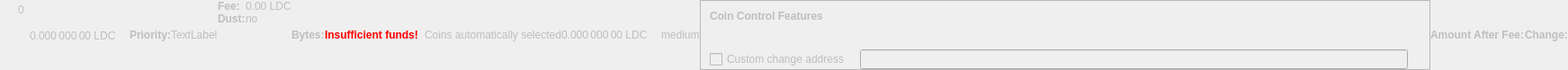
    <widget class="QWidget" name="dummyHideWidget" native="true">
     <property name="enabled">
      <bool>false</bool>
     </property>
     <property name="maximumSize">
      <size>
       <width>100</width>
       <height>22</height>
      </size>
     </property>
     <layout class="QHBoxLayout" name="dummyHideLayout">
      <property name="spacing">
       <number>0</number>
      </property>
      <property name="margin">
       <number>0</number>
      </property>
      <item>
       <layout class="QFormLayout" name="formLayoutCoinControl1">
        <property name="horizontalSpacing">
         <number>10</number>
        </property>
        <property name="verticalSpacing">
         <number>14</number>
        </property>
        <property name="leftMargin">
         <number>10</number>
        </property>
        <property name="topMargin">
         <number>4</number>
        </property>
        <property name="rightMargin">
         <number>6</number>
        </property>
        <item row="0" column="1">
         <widget class="QLabel" name="labelCoinControlBytes">
          <property name="cursor">
           <cursorShape>IBeamCursor</cursorShape>
          </property>
          <property name="contextMenuPolicy">
           <enum>Qt::ActionsContextMenu</enum>
          </property>
          <property name="text">
           <string notr="true">0</string>
          </property>
          <property name="textInteractionFlags">
           <set>Qt::LinksAccessibleByMouse|Qt::TextSelectableByKeyboard|Qt::TextSelectableByMouse</set>
          </property>
         </widget>
        </item>
       </layout>
      </item>
      <item>
       <widget class="QLabel" name="labelCoinControlAfterFee">
        <property name="enabled">
         <bool>false</bool>
        </property>
        <property name="sizePolicy">
         <sizepolicy hsizetype="Fixed" vsizetype="Fixed">
          <horstretch>0</horstretch>
          <verstretch>0</verstretch>
         </sizepolicy>
        </property>
        <property name="minimumSize">
         <size>
          <width>111</width>
          <height>12</height>
         </size>
        </property>
        <property name="maximumSize">
         <size>
          <width>111</width>
          <height>12</height>
         </size>
        </property>
        <property name="cursor">
         <cursorShape>IBeamCursor</cursorShape>
        </property>
        <property name="contextMenuPolicy">
         <enum>Qt::ActionsContextMenu</enum>
        </property>
        <property name="text">
         <string notr="true">0.000 000 00 LDC</string>
        </property>
        <property name="textInteractionFlags">
         <set>Qt::LinksAccessibleByMouse|Qt::TextSelectableByKeyboard|Qt::TextSelectableByMouse</set>
        </property>
       </widget>
      </item>
      <item>
       <widget class="QLabel" name="labelCoinControlPriorityText">
        <property name="enabled">
         <bool>false</bool>
        </property>
        <property name="font">
         <font>
          <weight>75</weight>
          <bold>true</bold>
         </font>
        </property>
        <property name="text">
         <string>Priority:</string>
        </property>
       </widget>
      </item>
      <item>
       <layout class="QHBoxLayout" name="horizontalLayout">
        <item>
         <widget class="QLabel" name="WarningLabel">
          <property name="text">
           <string>TextLabel</string>
          </property>
         </widget>
        </item>
       </layout>
      </item>
      <item>
       <layout class="QFormLayout" name="formLayoutCoinControl3">
        <property name="horizontalSpacing">
         <number>0</number>
        </property>
        <property name="verticalSpacing">
         <number>0</number>
        </property>
        <property name="leftMargin">
         <number>0</number>
        </property>
        <property name="topMargin">
         <number>0</number>
        </property>
        <property name="rightMargin">
         <number>0</number>
        </property>
        <item row="0" column="0">
         <widget class="QLabel" name="labelCoinControlFeeText">
          <property name="enabled">
           <bool>false</bool>
          </property>
          <property name="font">
           <font>
            <weight>75</weight>
            <bold>true</bold>
           </font>
          </property>
          <property name="text">
           <string>Fee:</string>
          </property>
          <property name="margin">
           <number>0</number>
          </property>
         </widget>
        </item>
        <item row="0" column="1">
         <widget class="QLabel" name="labelCoinControlFee">
          <property name="enabled">
           <bool>false</bool>
          </property>
          <property name="cursor">
           <cursorShape>IBeamCursor</cursorShape>
          </property>
          <property name="contextMenuPolicy">
           <enum>Qt::ActionsContextMenu</enum>
          </property>
          <property name="text">
           <string notr="true">0.00 LDC</string>
          </property>
          <property name="textInteractionFlags">
           <set>Qt::LinksAccessibleByMouse|Qt::TextSelectableByKeyboard|Qt::TextSelectableByMouse</set>
          </property>
         </widget>
        </item>
        <item row="1" column="0">
         <widget class="QLabel" name="labelCoinControlLowOutputText">
          <property name="enabled">
           <bool>false</bool>
          </property>
          <property name="font">
           <font>
            <weight>75</weight>
            <bold>true</bold>
           </font>
          </property>
          <property name="text">
           <string>Dust:</string>
          </property>
         </widget>
        </item>
        <item row="1" column="1">
         <widget class="QLabel" name="labelCoinControlLowOutput">
          <property name="enabled">
           <bool>false</bool>
          </property>
          <property name="cursor">
           <cursorShape>IBeamCursor</cursorShape>
          </property>
          <property name="contextMenuPolicy">
           <enum>Qt::ActionsContextMenu</enum>
          </property>
          <property name="text">
           <string>no</string>
          </property>
          <property name="textInteractionFlags">
           <set>Qt::LinksAccessibleByMouse|Qt::TextSelectableByKeyboard|Qt::TextSelectableByMouse</set>
          </property>
         </widget>
        </item>
       </layout>
      </item>
      <item>
       <widget class="QLabel" name="labelCoinControlBytesText">
        <property name="enabled">
         <bool>false</bool>
        </property>
        <property name="font">
         <font>
          <weight>75</weight>
          <bold>true</bold>
         </font>
        </property>
        <property name="text">
         <string>Bytes:</string>
        </property>
       </widget>
      </item>
      <item>
       <layout class="QFormLayout" name="formLayoutCoinControl2">
        <property name="horizontalSpacing">
         <number>0</number>
        </property>
        <property name="verticalSpacing">
         <number>0</number>
        </property>
        <property name="leftMargin">
         <number>0</number>
        </property>
        <property name="topMargin">
         <number>0</number>
        </property>
        <property name="rightMargin">
         <number>0</number>
        </property>
       </layout>
      </item>
      <item>
       <layout class="QHBoxLayout" name="horizontalLayoutCoinControl2">
        <property name="spacing">
         <number>0</number>
        </property>
        <property name="bottomMargin">
         <number>0</number>
        </property>
       </layout>
      </item>
      <item>
       <widget class="QLabel" name="labelCoinControlInsuffFunds">
        <property name="enabled">
         <bool>false</bool>
        </property>
        <property name="minimumSize">
         <size>
          <width>0</width>
          <height>0</height>
         </size>
        </property>
        <property name="font">
         <font>
          <weight>75</weight>
          <bold>true</bold>
         </font>
        </property>
        <property name="styleSheet">
         <string notr="true">color:red;font-weight:bold;</string>
        </property>
        <property name="text">
         <string>Insufficient funds!</string>
        </property>
        <property name="margin">
         <number>5</number>
        </property>
       </widget>
      </item>
      <item>
       <layout class="QFormLayout" name="formLayoutCoinControl4">
        <property name="horizontalSpacing">
         <number>0</number>
        </property>
        <property name="verticalSpacing">
         <number>0</number>
        </property>
        <property name="leftMargin">
         <number>0</number>
        </property>
        <property name="topMargin">
         <number>0</number>
        </property>
        <property name="rightMargin">
         <number>0</number>
        </property>
       </layout>
      </item>
      <item>
       <widget class="QLabel" name="labelCoinControlChangeLabel">
        <property name="enabled">
         <bool>false</bool>
        </property>
        <property name="sizePolicy">
         <sizepolicy hsizetype="Preferred" vsizetype="Expanding">
          <horstretch>0</horstretch>
          <verstretch>0</verstretch>
         </sizepolicy>
        </property>
        <property name="minimumSize">
         <size>
          <width>0</width>
          <height>0</height>
         </size>
        </property>
        <property name="text">
         <string/>
        </property>
        <property name="margin">
         <number>3</number>
        </property>
       </widget>
      </item>
      <item>
       <widget class="QLabel" name="labelCoinControlAutomaticallySelected">
        <property name="enabled">
         <bool>false</bool>
        </property>
        <property name="sizePolicy">
         <sizepolicy hsizetype="Fixed" vsizetype="Fixed">
          <horstretch>0</horstretch>
          <verstretch>0</verstretch>
         </sizepolicy>
        </property>
        <property name="minimumSize">
         <size>
          <width>0</width>
          <height>0</height>
         </size>
        </property>
        <property name="maximumSize">
         <size>
          <width>240</width>
          <height>16777215</height>
         </size>
        </property>
        <property name="text">
         <string>Coins automatically selected</string>
        </property>
        <property name="margin">
         <number>5</number>
        </property>
       </widget>
      </item>
      <item>
       <widget class="QLabel" name="labelCoinControlChange">
        <property name="enabled">
         <bool>false</bool>
        </property>
        <property name="sizePolicy">
         <sizepolicy hsizetype="Fixed" vsizetype="Fixed">
          <horstretch>0</horstretch>
          <verstretch>0</verstretch>
         </sizepolicy>
        </property>
        <property name="minimumSize">
         <size>
          <width>111</width>
          <height>0</height>
         </size>
        </property>
        <property name="maximumSize">
         <size>
          <width>111</width>
          <height>16777215</height>
         </size>
        </property>
        <property name="cursor">
         <cursorShape>IBeamCursor</cursorShape>
        </property>
        <property name="contextMenuPolicy">
         <enum>Qt::ActionsContextMenu</enum>
        </property>
        <property name="text">
         <string notr="true">0.000 000 00 LDC</string>
        </property>
        <property name="textInteractionFlags">
         <set>Qt::LinksAccessibleByMouse|Qt::TextSelectableByKeyboard|Qt::TextSelectableByMouse</set>
        </property>
       </widget>
      </item>
      <item>
       <widget class="QLabel" name="labelCoinControlPriority">
        <property name="enabled">
         <bool>false</bool>
        </property>
        <property name="cursor">
         <cursorShape>IBeamCursor</cursorShape>
        </property>
        <property name="contextMenuPolicy">
         <enum>Qt::ActionsContextMenu</enum>
        </property>
        <property name="text">
         <string>medium</string>
        </property>
        <property name="textInteractionFlags">
         <set>Qt::LinksAccessibleByMouse|Qt::TextSelectableByKeyboard|Qt::TextSelectableByMouse</set>
        </property>
       </widget>
      </item>
      <item>
       <widget class="QFrame" name="frameCoinControl">
        <property name="sizePolicy">
         <sizepolicy hsizetype="Expanding" vsizetype="Expanding">
          <horstretch>0</horstretch>
          <verstretch>0</verstretch>
         </sizepolicy>
        </property>
        <property name="maximumSize">
         <size>
          <width>16777215</width>
          <height>16777215</height>
         </size>
        </property>
        <property name="frameShape">
         <enum>QFrame::StyledPanel</enum>
        </property>
        <property name="frameShadow">
         <enum>QFrame::Sunken</enum>
        </property>
        <layout class="QVBoxLayout" name="verticalLayoutCoinControl2_2">
         <property name="spacing">
          <number>0</number>
         </property>
         <property name="margin">
          <number>0</number>
         </property>
         <item>
          <layout class="QVBoxLayout" name="verticalLayoutCoinControl" stretch="0,0,0,1">
           <property name="spacing">
            <number>0</number>
           </property>
           <property name="leftMargin">
            <number>10</number>
           </property>
           <property name="topMargin">
            <number>10</number>
           </property>
           <item>
            <layout class="QHBoxLayout" name="horizontalLayoutCoinControl1">
             <property name="bottomMargin">
              <number>15</number>
             </property>
             <item>
              <widget class="QLabel" name="labelCoinControlFeatures">
               <property name="enabled">
                <bool>false</bool>
               </property>
               <property name="sizePolicy">
                <sizepolicy hsizetype="Preferred" vsizetype="Maximum">
                 <horstretch>0</horstretch>
                 <verstretch>0</verstretch>
                </sizepolicy>
               </property>
               <property name="font">
                <font>
                 <weight>75</weight>
                 <bold>true</bold>
                </font>
               </property>
               <property name="styleSheet">
                <string notr="true">font-weight:bold;</string>
               </property>
               <property name="text">
                <string>Coin Control Features</string>
               </property>
              </widget>
             </item>
            </layout>
           </item>
           <item>
            <widget class="QWidget" name="widgetCoinControl" native="true">
             <property name="sizePolicy">
              <sizepolicy hsizetype="Preferred" vsizetype="Preferred">
               <horstretch>0</horstretch>
               <verstretch>0</verstretch>
              </sizepolicy>
             </property>
             <property name="minimumSize">
              <size>
               <width>0</width>
               <height>0</height>
              </size>
             </property>
             <property name="styleSheet">
              <string notr="true"/>
             </property>
             <layout class="QHBoxLayout" name="horizontalLayoutCoinControl5_2">
              <property name="margin">
               <number>0</number>
              </property>
              <item>
               <layout class="QHBoxLayout" name="horizontalLayoutCoinControl3">
                <property name="spacing">
                 <number>20</number>
                </property>
                <property name="topMargin">
                 <number>0</number>
                </property>
                <property name="bottomMargin">
                 <number>10</number>
                </property>
               </layout>
              </item>
             </layout>
            </widget>
           </item>
           <item>
            <layout class="QHBoxLayout" name="horizontalLayoutCoinControl4" stretch="0,0,0">
             <property name="spacing">
              <number>12</number>
             </property>
             <property name="sizeConstraint">
              <enum>QLayout::SetDefaultConstraint</enum>
             </property>
             <property name="topMargin">
              <number>5</number>
             </property>
             <property name="rightMargin">
              <number>5</number>
             </property>
             <item>
              <widget class="QCheckBox" name="checkBoxCoinControlChange">
               <property name="enabled">
                <bool>false</bool>
               </property>
               <property name="toolTip">
                <string>If this is activated, but the change address is empty or invalid, change will be sent to a newly generated address.</string>
               </property>
               <property name="text">
                <string>Custom change address</string>
               </property>
              </widget>
             </item>
             <item>
              <widget class="QValidatedLineEdit" name="lineEditCoinControlChange">
               <property name="enabled">
                <bool>false</bool>
               </property>
               <property name="sizePolicy">
                <sizepolicy hsizetype="Expanding" vsizetype="Fixed">
                 <horstretch>0</horstretch>
                 <verstretch>0</verstretch>
                </sizepolicy>
               </property>
              </widget>
             </item>
             <item>
              <widget class="QLabel" name="labelCoinControlChangeLabel_2">
               <property name="sizePolicy">
                <sizepolicy hsizetype="Preferred" vsizetype="Expanding">
                 <horstretch>0</horstretch>
                 <verstretch>0</verstretch>
                </sizepolicy>
               </property>
               <property name="minimumSize">
                <size>
                 <width>0</width>
                 <height>0</height>
                </size>
               </property>
               <property name="text">
                <string/>
               </property>
               <property name="margin">
                <number>3</number>
               </property>
              </widget>
             </item>
            </layout>
           </item>
           <item>
            <spacer name="verticalSpacerCoinControl">
             <property name="orientation">
              <enum>Qt::Vertical</enum>
             </property>
             <property name="sizeHint" stdset="0">
              <size>
               <width>800</width>
               <height>1</height>
              </size>
             </property>
            </spacer>
           </item>
          </layout>
         </item>
        </layout>
       </widget>
      </item>
      <item>
       <widget class="QLabel" name="labelCoinControlAfterFeeText">
        <property name="enabled">
         <bool>false</bool>
        </property>
        <property name="minimumSize">
         <size>
          <width>0</width>
          <height>0</height>
         </size>
        </property>
        <property name="maximumSize">
         <size>
          <width>16777215</width>
          <height>16777215</height>
         </size>
        </property>
        <property name="font">
         <font>
          <weight>75</weight>
          <bold>true</bold>
         </font>
        </property>
        <property name="text">
         <string>Amount After Fee:</string>
        </property>
        <property name="alignment">
         <set>Qt::AlignLeading|Qt::AlignLeft|Qt::AlignVCenter</set>
        </property>
        <property name="margin">
         <number>0</number>
        </property>
       </widget>
      </item>
      <item>
       <widget class="QLabel" name="labelCoinControlChangeText">
        <property name="enabled">
         <bool>false</bool>
        </property>
        <property name="sizePolicy">
         <sizepolicy hsizetype="Preferred" vsizetype="Preferred">
          <horstretch>0</horstretch>
          <verstretch>0</verstretch>
         </sizepolicy>
        </property>
        <property name="minimumSize">
         <size>
          <width>0</width>
          <height>0</height>
         </size>
        </property>
        <property name="maximumSize">
         <size>
          <width>16777215</width>
          <height>16777215</height>
         </size>
        </property>
        <property name="font">
         <font>
          <weight>75</weight>
          <bold>true</bold>
         </font>
        </property>
        <property name="text">
         <string>Change:</string>
        </property>
        <property name="alignment">
         <set>Qt::AlignLeading|Qt::AlignLeft|Qt::AlignVCenter</set>
        </property>
       </widget>
      </item>
     </layout>
    </widget>
